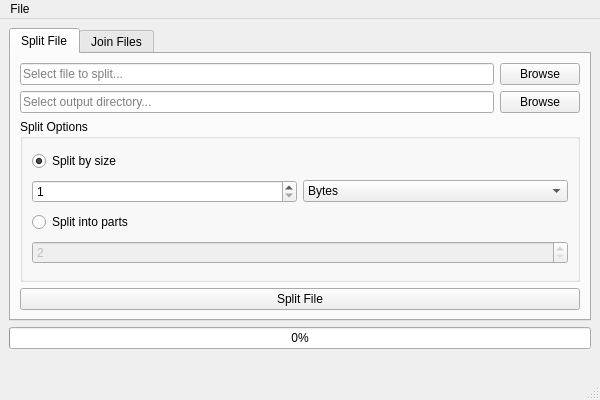
<?xml version="1.0" encoding="UTF-8"?>
<ui version="4.0">
 <class>FileSplitJoinWindow</class>
 <widget class="QMainWindow" name="FileSplitJoinWindow">
  <property name="geometry">
   <rect>
    <x>0</x>
    <y>0</y>
    <width>600</width>
    <height>400</height>
   </rect>
  </property>
  <property name="windowTitle">
   <string>Split and Join Files</string>
  </property>
  <widget class="QWidget" name="centralwidget">
   <layout class="QVBoxLayout" name="verticalLayout">
    <item>
     <widget class="QTabWidget" name="tabWidget">
      <property name="currentIndex">
       <number>0</number>
      </property>
      <widget class="QWidget" name="splitTab">
       <attribute name="title">
        <string>Split File</string>
       </attribute>
       <layout class="QVBoxLayout" name="verticalLayout_2">
        <item>
         <layout class="QHBoxLayout" name="horizontalLayout">
          <item>
           <widget class="QLineEdit" name="splitInputPath">
            <property name="placeholderText">
             <string>Select file to split...</string>
            </property>
           </widget>
          </item>
          <item>
           <widget class="QPushButton" name="splitBrowseInput">
            <property name="text">
             <string>Browse</string>
            </property>
           </widget>
          </item>
         </layout>
        </item>
        <item>
         <layout class="QHBoxLayout" name="horizontalLayout_2">
          <item>
           <widget class="QLineEdit" name="splitOutputPath">
            <property name="placeholderText">
             <string>Select output directory...</string>
            </property>
           </widget>
          </item>
          <item>
           <widget class="QPushButton" name="splitBrowseOutput">
            <property name="text">
             <string>Browse</string>
            </property>
           </widget>
          </item>
         </layout>
        </item>
        <item>
         <widget class="QGroupBox" name="groupBox">
          <property name="title">
           <string>Split Options</string>
          </property>
          <layout class="QVBoxLayout" name="verticalLayout_3">
           <item>
            <widget class="QRadioButton" name="splitBySize">
             <property name="text">
              <string>Split by size</string>
             </property>
             <property name="checked">
              <bool>true</bool>
             </property>
            </widget>
           </item>
           <item>
            <layout class="QHBoxLayout" name="horizontalLayout_3">
             <item>
              <widget class="QSpinBox" name="sizeValue">
               <property name="minimum">
                <number>1</number>
               </property>
               <property name="maximum">
                <number>9999</number>
               </property>
              </widget>
             </item>
             <item>
              <widget class="QComboBox" name="sizeUnit">
               <item>
                <property name="text">
                 <string>Bytes</string>
                </property>
               </item>
               <item>
                <property name="text">
                 <string>KB</string>
                </property>
               </item>
               <item>
                <property name="text">
                 <string>MB</string>
                </property>
               </item>
               <item>
                <property name="text">
                 <string>GB</string>
                </property>
               </item>
              </widget>
             </item>
            </layout>
           </item>
           <item>
            <widget class="QRadioButton" name="splitByParts">
             <property name="text">
              <string>Split into parts</string>
             </property>
            </widget>
           </item>
           <item>
            <widget class="QSpinBox" name="partsValue">
             <property name="enabled">
              <bool>false</bool>
             </property>
             <property name="minimum">
              <number>2</number>
             </property>
             <property name="maximum">
              <number>9999</number>
             </property>
            </widget>
           </item>
          </layout>
         </widget>
        </item>
        <item>
         <widget class="QPushButton" name="splitButton">
          <property name="text">
           <string>Split File</string>
          </property>
         </widget>
        </item>
       </layout>
      </widget>
      <widget class="QWidget" name="joinTab">
       <attribute name="title">
        <string>Join Files</string>
       </attribute>
       <layout class="QVBoxLayout" name="verticalLayout_4">
        <item>
         <layout class="QHBoxLayout" name="horizontalLayout_4">
          <item>
           <widget class="QLineEdit" name="joinInputPath">
            <property name="placeholderText">
             <string>Select first chunk (.part001 file)...</string>
            </property>
           </widget>
          </item>
          <item>
           <widget class="QPushButton" name="joinBrowseInput">
            <property name="text">
             <string>Browse</string>
            </property>
           </widget>
          </item>
         </layout>
        </item>
        <item>
         <layout class="QHBoxLayout" name="horizontalLayout_5">
          <item>
           <widget class="QLineEdit" name="joinOutputPath">
            <property name="placeholderText">
             <string>Select output file...</string>
            </property>
           </widget>
          </item>
          <item>
           <widget class="QPushButton" name="joinBrowseOutput">
            <property name="text">
             <string>Browse</string>
            </property>
           </widget>
          </item>
         </layout>
        </item>
        <item>
         <widget class="QPushButton" name="joinButton">
          <property name="text">
           <string>Join Files</string>
          </property>
         </widget>
        </item>
       </layout>
      </widget>
     </widget>
    </item>
    <item>
     <widget class="QProgressBar" name="progressBar">
      <property name="value">
       <number>0</number>
      </property>
     </widget>
    </item>
    <item>
     <widget class="QLabel" name="statusLabel">
      <property name="text">
       <string/>
      </property>
     </widget>
    </item>
   </layout>
  </widget>
  <widget class="QStatusBar" name="statusbar"/>
  <widget class="QMenuBar" name="menuBar">
   <property name="geometry">
    <rect>
     <x>0</x>
     <y>0</y>
     <width>600</width>
     <height>21</height>
    </rect>
   </property>
   <widget class="QMenu" name="menuFile">
    <property name="title">
     <string>File</string>
    </property>
    <addaction name="actionExit"/>
   </widget>
   <addaction name="menuFile"/>
  </widget>
  <action name="actionExit">
   <property name="text">
    <string>Exit</string>
   </property>
   <property name="shortcut">
    <string>Alt+F4</string>
   </property>
  </action>
 </widget>
 <resources/>
 <connections/>
</ui>
